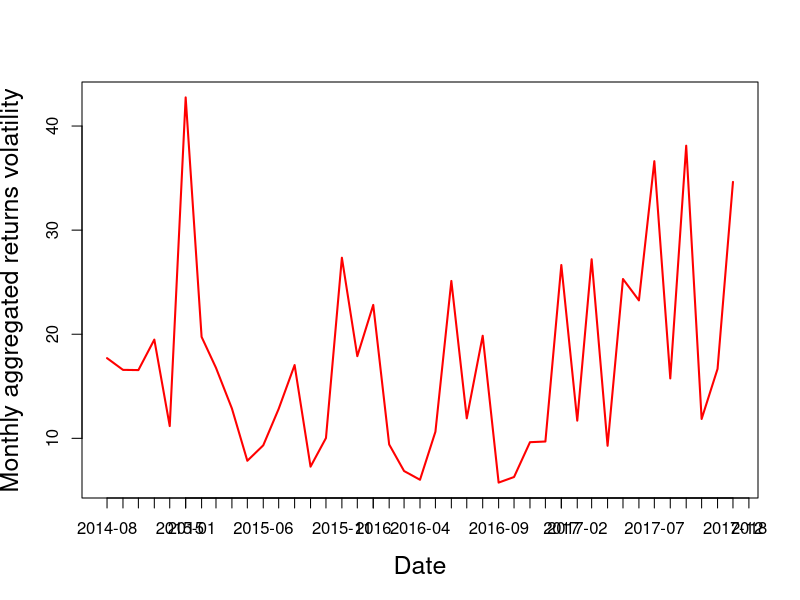

Write the R code that produced this figure.
require(jsonlite)
require(zoo)

##require(jsonlite)
##require(curl)
##require(zoo)
##json_file <- "http://crix.hu-berlin.de/data/crix.json"
##crix <- fromJSON(json_file)

crix <- read.csv("crixdata.csv", header=TRUE, sep=";")
crix$date = as.Date(crix$date)


#volatility of logreturns (monthly aggregated standard deviation)

returns= data.frame(date = as.yearmon(crix$date[-1], "%y-%m"), returns = diff(log(crix$price)))
agg.month= aggregate(returns ~ date, returns, sd)
agg.days = aggregate(returns ~ date, returns, length)
agg.month$days=agg.days$returns
agg.month$date=as.Date(agg.month$date)
colnames(agg.month)=c("date", "month.std", "days")
agg.month$monthlyvola=sqrt(agg.month$days)*agg.month$month.std*100

plot(agg.month$date, agg.month$monthlyvola, type = "l", col = "red",lwd = 2, xlab = "Date",
     ylab = "Monthly aggregated returns volatility", cex.lab = 1.5)
axis(1,at=agg.month$date,labels=format(agg.month$date,"%Y-%m"),las=1)
